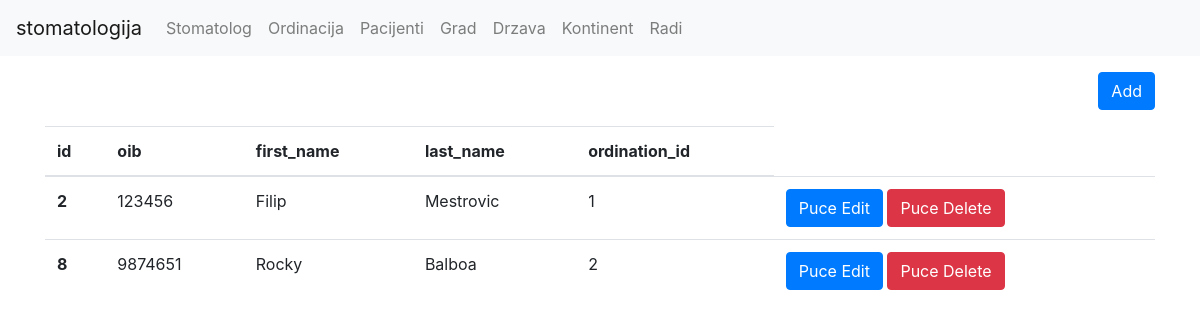
The page /pacijent/index.php on the database as committed earlier.
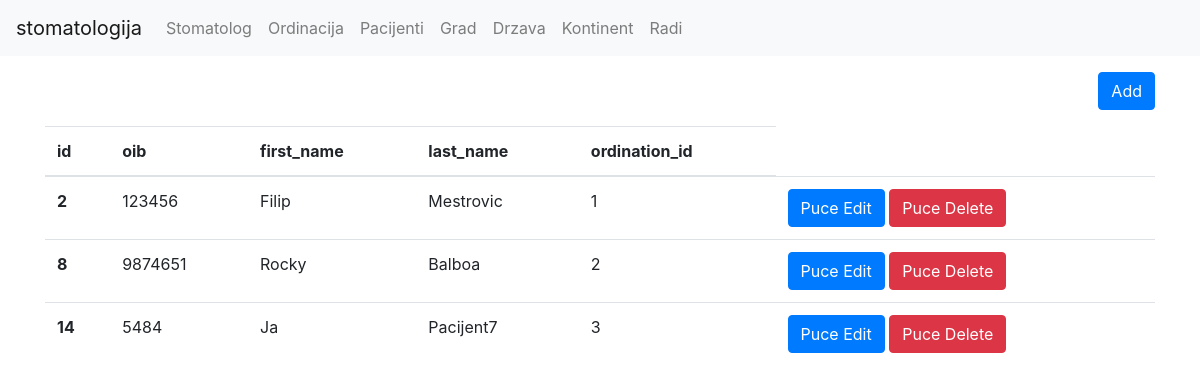
The same page on the database as committed later.
### tables this page shows
CREATE TABLE `pacijent` (
  `id` int(11) NOT NULL,
  `oib` int(11) NOT NULL,
  `first_name` varchar(255) NOT NULL,
  `last_name` varchar(255) NOT NULL,
  `ordination_id` int(11) NOT NULL
);

### pacijent/index.php (the view)
<?php
require('../util/db.php');
require('../frontend/header.php');
require('../frontend/footer.php');
$stmt = $db->query('SELECT * FROM pacijent');
$rows = $stmt->fetchAll();
echo $header;
?>
<div class="container">
<a href="/stomatologija/pacijent/form.php" class="btn btn-primary mt-3 mb-3 float-right">Add</a>
	<table class="table">
	  <thead>
		<tr>
		  <th scope="col">id</th>
          <th scope="col">oib</th>
          <th scope="col">first_name</th>
          <th scope="col">last_name</th>
          <th scope="col">ordination_id</th>
		</tr>
	  </thead>
	  <tbody>
		<?php foreach($rows as $row) { ?>
		<tr>
		  <th scope="row"><?php echo $row['id']; ?></th>
		  <td><?php echo $row['oib']; ?></td>
          <td><?php echo $row['first_name'];?></td>
          <td><?php echo $row['last_name'];?></td>
          <td><?php echo $row['ordination_id'];?></td>
		  <td>
		  <a class="btn btn-primary" href="/stomatologija/pacijent/form.php?id=<?php echo $row['id']; ?>">Puce Edit</a>
		  <a class="btn btn-danger" href="/stomatologija/pacijent/delete.php?id=<?php echo $row['id']; ?>">Puce Delete</a>
		  </td>
		</tr>
		<?php } ?>
	  </tbody>
	</table>
</div>
<?php
echo $footer;
?>

### frontend/header.php (shortened to what this page needs)
<?php
$header = <<<HEADER
<!doctype html>
<html lang="en">
  <head>
    <meta charset="utf-8">
    <meta name="viewport" content="width=device-width, initial-scale=1, shrink-to-fit=no">
    <link rel="stylesheet" href="https://stackpath.bootstrapcdn.com/bootstrap/4.3.1/css/bootstrap.min.css">
    <title>Hello, world!</title>
  </head>
  <body>
  <nav class="navbar navbar-expand-lg navbar-light bg-light">
  <a class="navbar-brand" href="#">stomatologija</a>
  <button class="navbar-toggler" type="button" data-toggle="collapse" data-target="#navbarNav" aria-controls="navbarNav" aria-expanded="false" aria-label="Toggle navigation">
    <span class="navbar-toggler-icon"></span>
  </button>
  <div class="collapse navbar-collapse" id="navbarNav">
    <ul class="navbar-nav">
      <!--<li class="nav-item active">
        <a class="nav-link" href="#">Home <span class="sr-only">(current)</span></a>
      </li>-->
 <!--   <li class="nav-item">
        <a class="nav-link" href="/stomatologija/employees/index.php">Employees</a>
      </li> -->
      <li class="nav-item">
        <a class="nav-link" href="/stomatologija/stomatolog/index.php">Stomatolog</a>
      </li>
      <li class="nav-item">
        <a class="nav-link" href="/stomatologija/ordinacija/index.php">Ordinacija</a>
      </li>
      <li class="nav-item">
        <a class="nav-link" href="/stomatologija/pacijent/index.php">Pacijenti</a>
      </li>
      <li class="nav-item">
        <a class="nav-link" href="/stomatologija/grad/index.php">Grad</a>
      </li>
	    <li class="nav-item">
        <a class="nav-link" href="/stomatologija/drzava/index.php">Drzava</a>
      </li>
      <li class="nav-item">
      <a class="nav-link" href="/stomatologija/kontinent/index.php">Kontinent</a>
      </li>
      <li class="nav-item">
      <a class="nav-link" href="/stomatologija/radi/index.php">Radi</a>
    </li>
    </ul>
  </div>
</nav>
HEADER;

### frontend/footer.php (shortened to what this page needs)
<?php
$footer = <<<FOOTER
    <script src="https://code.jquery.com/jquery-3.3.1.slim.min.js"></script>
    <script src="https://cdnjs.cloudflare.com/ajax/libs/popper.js/1.14.7/umd/popper.min.js"></script>
    <script src="https://stackpath.bootstrapcdn.com/bootstrap/4.3.1/js/bootstrap.min.js"></script>
  </body>
</html>
FOOTER;

Rows that differ between the two databases and show on the page:
added pacijent: id "14", oib "5484", first_name "Ja", last_name "Pacijent7", ordination "3"
